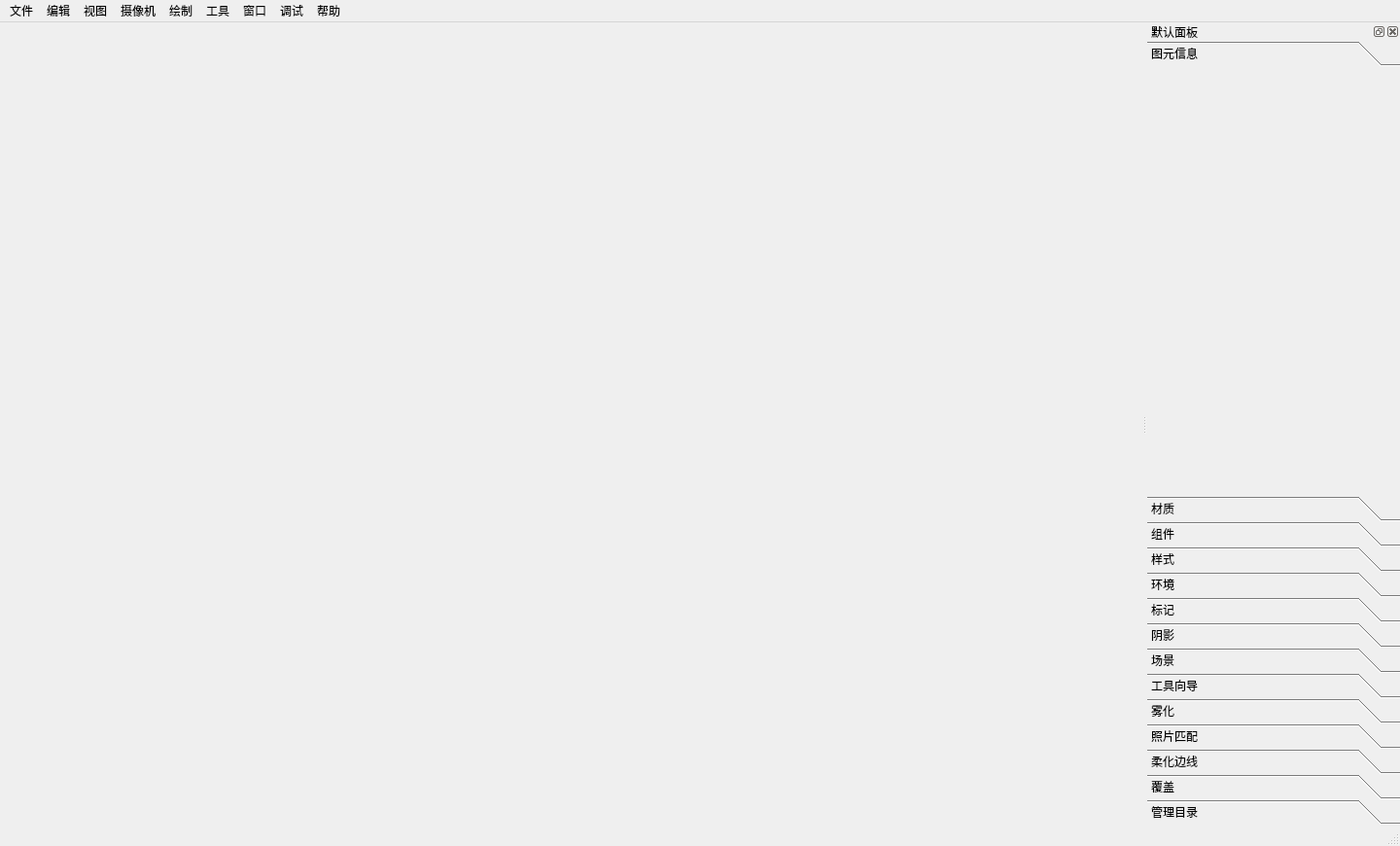
<?xml version="1.0" encoding="UTF-8"?>
<ui version="4.0">
 <class>MainWindow</class>
 <widget class="QMainWindow" name="MainWindow">
  <property name="geometry">
   <rect>
    <x>0</x>
    <y>0</y>
    <width>1440</width>
    <height>870</height>
   </rect>
  </property>
  <property name="windowTitle">
   <string>MainWindow</string>
  </property>
  <property name="layoutDirection">
   <enum>Qt::LeftToRight</enum>
  </property>
  <property name="autoFillBackground">
   <bool>false</bool>
  </property>
  <property name="iconSize">
   <size>
    <width>24</width>
    <height>24</height>
   </size>
  </property>
  <widget class="QWidget" name="centralwidget">
   <layout class="QVBoxLayout" name="verticalLayout">
    <item>
     <widget class="View3D" name="view" native="true"/>
    </item>
   </layout>
  </widget>
  <widget class="QMenuBar" name="menubar">
   <property name="geometry">
    <rect>
     <x>0</x>
     <y>0</y>
     <width>1440</width>
     <height>23</height>
    </rect>
   </property>
   <widget class="QMenu" name="menu_9">
    <property name="title">
     <string>文件</string>
    </property>
    <addaction name="action"/>
   </widget>
   <widget class="QMenu" name="menu_1">
    <property name="title">
     <string>编辑</string>
    </property>
   </widget>
   <widget class="QMenu" name="menu_2">
    <property name="title">
     <string>视图</string>
    </property>
   </widget>
   <widget class="QMenu" name="menu_3">
    <property name="title">
     <string>摄像机</string>
    </property>
   </widget>
   <widget class="QMenu" name="menu_4">
    <property name="title">
     <string>绘制</string>
    </property>
   </widget>
   <widget class="QMenu" name="menu_5">
    <property name="title">
     <string>工具</string>
    </property>
   </widget>
   <widget class="QMenu" name="menu_6">
    <property name="title">
     <string>窗口</string>
    </property>
   </widget>
   <widget class="QMenu" name="menu_7">
    <property name="title">
     <string>调试</string>
    </property>
   </widget>
   <widget class="QMenu" name="menu_8">
    <property name="title">
     <string>帮助</string>
    </property>
   </widget>
   <addaction name="menu_9"/>
   <addaction name="menu_1"/>
   <addaction name="menu_2"/>
   <addaction name="menu_3"/>
   <addaction name="menu_4"/>
   <addaction name="menu_5"/>
   <addaction name="menu_6"/>
   <addaction name="menu_7"/>
   <addaction name="menu_8"/>
  </widget>
  <widget class="QStatusBar" name="statusbar"/>
  <widget class="QDockWidget" name="dockWidget">
   <property name="sizePolicy">
    <sizepolicy hsizetype="Preferred" vsizetype="Preferred">
     <horstretch>0</horstretch>
     <verstretch>0</verstretch>
    </sizepolicy>
   </property>
   <property name="minimumSize">
    <size>
     <width>260</width>
     <height>432</height>
    </size>
   </property>
   <property name="floating">
    <bool>false</bool>
   </property>
   <property name="features">
    <set>QDockWidget::AllDockWidgetFeatures</set>
   </property>
   <property name="allowedAreas">
    <set>Qt::AllDockWidgetAreas</set>
   </property>
   <property name="windowTitle">
    <string>默认面板</string>
   </property>
   <attribute name="dockWidgetArea">
    <number>2</number>
   </attribute>
   <widget class="QWidget" name="dockWidgetContents">
    <property name="sizePolicy">
     <sizepolicy hsizetype="Expanding" vsizetype="Expanding">
      <horstretch>0</horstretch>
      <verstretch>0</verstretch>
     </sizepolicy>
    </property>
    <property name="autoFillBackground">
     <bool>false</bool>
    </property>
    <layout class="QGridLayout" name="gridLayout">
     <property name="sizeConstraint">
      <enum>QLayout::SetDefaultConstraint</enum>
     </property>
     <property name="leftMargin">
      <number>0</number>
     </property>
     <property name="topMargin">
      <number>0</number>
     </property>
     <property name="rightMargin">
      <number>0</number>
     </property>
     <property name="bottomMargin">
      <number>0</number>
     </property>
     <property name="spacing">
      <number>0</number>
     </property>
     <item row="0" column="0">
      <widget class="QToolBox" name="toolBox">
       <property name="sizePolicy">
        <sizepolicy hsizetype="Ignored" vsizetype="Preferred">
         <horstretch>0</horstretch>
         <verstretch>0</verstretch>
        </sizepolicy>
       </property>
       <property name="acceptDrops">
        <bool>false</bool>
       </property>
       <property name="layoutDirection">
        <enum>Qt::LeftToRight</enum>
       </property>
       <property name="autoFillBackground">
        <bool>false</bool>
       </property>
       <property name="styleSheet">
        <string notr="true">QToolBox {
    /* 可选：可以在这里添加其他样式 */
}

QToolBox QScrollBar:vertical {
    /* width: 6px; /* 设置滚动条宽度 */
}
</string>
       </property>
       <property name="frameShape">
        <enum>QFrame::NoFrame</enum>
       </property>
       <property name="currentIndex">
        <number>0</number>
       </property>
       <property name="tabSpacing">
        <number>0</number>
       </property>
       <widget class="QWidget" name="page_01">
        <property name="geometry">
         <rect>
          <x>0</x>
          <y>0</y>
          <width>260</width>
          <height>523</height>
         </rect>
        </property>
        <property name="sizePolicy">
         <sizepolicy hsizetype="Expanding" vsizetype="Preferred">
          <horstretch>0</horstretch>
          <verstretch>0</verstretch>
         </sizepolicy>
        </property>
        <attribute name="label">
         <string>图元信息</string>
        </attribute>
       </widget>
       <widget class="QWidget" name="page_02">
        <property name="geometry">
         <rect>
          <x>0</x>
          <y>0</y>
          <width>100</width>
          <height>30</height>
         </rect>
        </property>
        <property name="sizePolicy">
         <sizepolicy hsizetype="Expanding" vsizetype="Preferred">
          <horstretch>0</horstretch>
          <verstretch>0</verstretch>
         </sizepolicy>
        </property>
        <attribute name="label">
         <string>材质</string>
        </attribute>
       </widget>
       <widget class="QWidget" name="page_03">
        <property name="geometry">
         <rect>
          <x>0</x>
          <y>0</y>
          <width>100</width>
          <height>30</height>
         </rect>
        </property>
        <attribute name="label">
         <string>组件</string>
        </attribute>
       </widget>
       <widget class="QWidget" name="page_04">
        <property name="geometry">
         <rect>
          <x>0</x>
          <y>0</y>
          <width>100</width>
          <height>30</height>
         </rect>
        </property>
        <attribute name="label">
         <string>样式</string>
        </attribute>
       </widget>
       <widget class="QWidget" name="page_05">
        <property name="geometry">
         <rect>
          <x>0</x>
          <y>0</y>
          <width>100</width>
          <height>30</height>
         </rect>
        </property>
        <attribute name="label">
         <string>环境</string>
        </attribute>
       </widget>
       <widget class="QWidget" name="page_06">
        <property name="geometry">
         <rect>
          <x>0</x>
          <y>0</y>
          <width>100</width>
          <height>30</height>
         </rect>
        </property>
        <attribute name="label">
         <string>标记</string>
        </attribute>
       </widget>
       <widget class="QWidget" name="page_07">
        <property name="geometry">
         <rect>
          <x>0</x>
          <y>0</y>
          <width>100</width>
          <height>30</height>
         </rect>
        </property>
        <attribute name="label">
         <string>阴影</string>
        </attribute>
       </widget>
       <widget class="QWidget" name="page_08">
        <property name="geometry">
         <rect>
          <x>0</x>
          <y>0</y>
          <width>100</width>
          <height>30</height>
         </rect>
        </property>
        <attribute name="label">
         <string>场景</string>
        </attribute>
       </widget>
       <widget class="QWidget" name="page_09">
        <property name="geometry">
         <rect>
          <x>0</x>
          <y>0</y>
          <width>100</width>
          <height>30</height>
         </rect>
        </property>
        <attribute name="label">
         <string>工具向导</string>
        </attribute>
       </widget>
       <widget class="QWidget" name="page_10">
        <property name="geometry">
         <rect>
          <x>0</x>
          <y>0</y>
          <width>100</width>
          <height>30</height>
         </rect>
        </property>
        <attribute name="label">
         <string>雾化</string>
        </attribute>
       </widget>
       <widget class="QWidget" name="page_11">
        <property name="geometry">
         <rect>
          <x>0</x>
          <y>0</y>
          <width>100</width>
          <height>30</height>
         </rect>
        </property>
        <attribute name="label">
         <string>照片匹配</string>
        </attribute>
       </widget>
       <widget class="QWidget" name="page_12">
        <property name="geometry">
         <rect>
          <x>0</x>
          <y>0</y>
          <width>100</width>
          <height>30</height>
         </rect>
        </property>
        <attribute name="label">
         <string>柔化边线</string>
        </attribute>
       </widget>
       <widget class="QWidget" name="page_13">
        <property name="geometry">
         <rect>
          <x>0</x>
          <y>0</y>
          <width>100</width>
          <height>30</height>
         </rect>
        </property>
        <attribute name="label">
         <string>覆盖</string>
        </attribute>
       </widget>
       <widget class="QWidget" name="page_14">
        <property name="geometry">
         <rect>
          <x>0</x>
          <y>0</y>
          <width>100</width>
          <height>30</height>
         </rect>
        </property>
        <attribute name="label">
         <string>管理目录</string>
        </attribute>
       </widget>
      </widget>
     </item>
    </layout>
   </widget>
  </widget>
  <action name="action">
   <property name="text">
    <string>文件</string>
   </property>
  </action>
 </widget>
 <customwidgets>
  <customwidget>
   <class>View3D</class>
   <extends>QWidget</extends>
   <header>view3d</header>
   <container>1</container>
  </customwidget>
 </customwidgets>
 <resources>
  <include location="resource.qrc"/>
 </resources>
 <connections/>
</ui>
